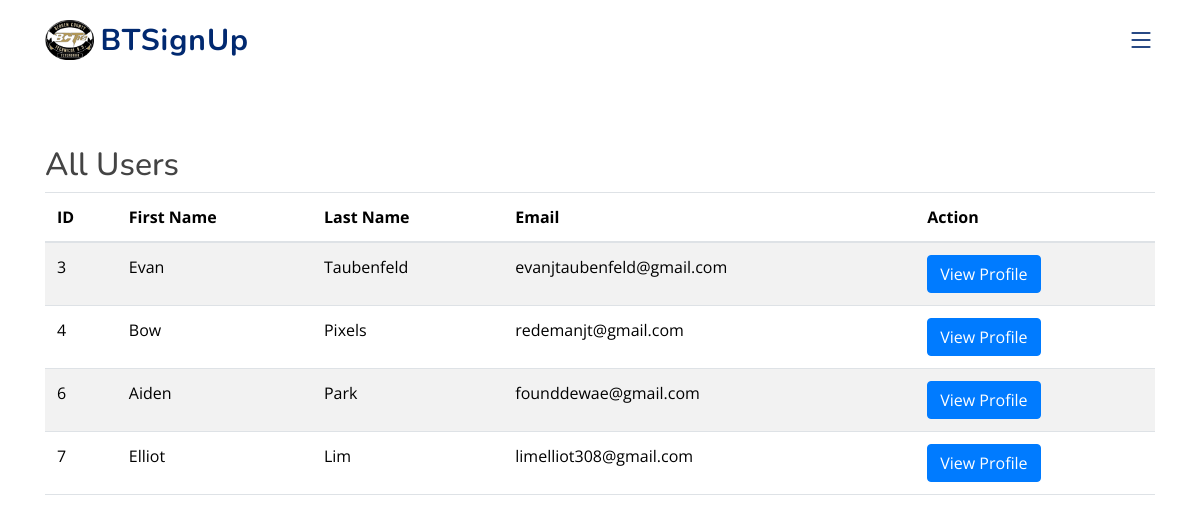
The app's page /admin/users (signed in) with its own data.
### classes.py (models this page shows, shortened)
class UserBase(db.Model, UserMixin):
    __abstract__ = True
    id = db.Column(db.Integer, primary_key=True, autoincrement=True)
    first_name = db.Column(db.String(255))
    last_name = db.Column(db.String(255))
    email = db.Column(db.String(255), unique=True, nullable=False)
    password_hash = db.Column(db.String(255), nullable=True)
    email_verification_token = db.Column(db.String(255))
    is_verified = db.Column(db.Boolean, default=False)
    mfa_enabled = db.Column(db.Boolean, default=False)
    phone_number = db.Column(db.String(10), nullable=False, default='')
    account_type = db.Column(db.String(255), nullable=False, default="Student")
    joined_events = db.Column(JSON, default = load_default_events)

class User(UserBase):
    __tablename__ = 'users'
    teacher = relationship("Teacher", uselist=False, back_populates="user")
    admin = relationship("Admin", uselist=False, back_populates="user")

### app.py (the view)
@app.route('/admin/users')
@login_required
@admin_required
def admin_users():
    users = User.query.all()
    return render_template('admin_users.html', users=users)

### app.py (called while the page is built)
@login_manager.user_loader
@login_manager.user_loader
def load_user(user_id):
    try:
        return User.query.get(int(user_id))  # Ensure this conversion happens only on valid data
    except (TypeError, ValueError):
        return None  # Return None gracefully for invalid or missing data

### classes.py (called while the page is built)
def admin_required(f):
    @wraps(f)
    def decorated_function(*args, **kwargs):
        if not current_user.is_authenticated or current_user.account_type not in ['Admin', 'SuperAdmin']:
            abort(403)
        return f(*args, **kwargs)
    return decorated_function

### templates/admin_users.html (shortened to what this page needs)
{% extends "base.html" %}
{% set active_page = 'admin' %}
{% block content %}
<div class="container mt-5">
    <h2>All Users</h2>
    <table class="table table-striped">
        <thead>
            <tr>
                <th>ID</th>
                <th>First Name</th>
                <th>Last Name</th>
                <th>Email</th>
                <th>Action</th>
            </tr>
        </thead>
        <tbody>
            {% for user in users %}
            <tr>
                <td>{{ user.id }}</td>
                <td>{{ user.first_name }}</td>
                <td>{{ user.last_name }}</td>
                <td>{{ user.email }}</td>
                <td>
                    <a href="{{ url_for('view_user_profile', user_id=user.id) }}" class="btn btn-primary">View Profile</a>
                </td>
            </tr>
            {% endfor %}
        </tbody>
    </table>
</div>
{% endblock %}
{%block main_css%} <link href="{{ url_for('static', filename='assets/css/style.css') }}" rel="stylesheet"> {%endblock%}

### static/assets/css/style.css (style rules this page uses)
:root { scroll-behavior: smooth; }
body { font-family: "Open Sans", sans-serif; color: #444444; }
a { color: #4154f1; text-decoration: none; }
h1, h2, h3, h4, h5, h6 { font-family: "Nunito", sans-serif; }

### records on screen
User: id "3", first_name "Evan", last_name "Taubenfeld", email "evanjtaubenfeld@gmail.com"
User: id "4", first_name "Bow", last_name "Pixels", email "redemanjt@gmail.com"
User: id "6", first_name "Aiden", last_name "Park", email "founddewae@gmail.com"
User: id "7", first_name "Elliot", last_name "Lim", email "limelliot308@gmail.com"
